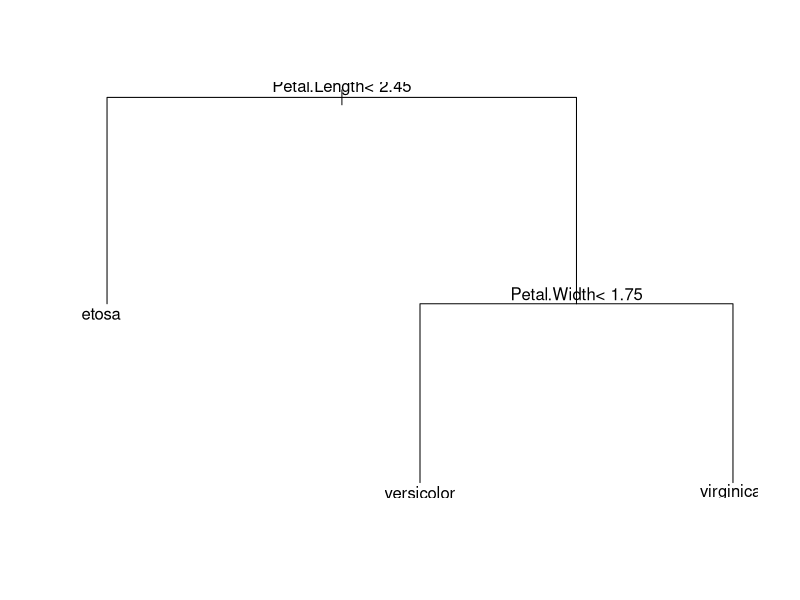

Recreate this plot in R.
library(rpart)
data(iris)
np = ceiling(0.1*nrow(iris))
test.index = sample(1:nrow(iris), np)
iris.testdata = iris[test.index,]
iris.traindata = iris[-test.index,]
iris.tree = rpart(Species ~ Sepal.Length + Sepal.Width + Petal.Length + Petal.Width, method="class", data=iris.traindata)
summary(iris.tree)
plot(iris.tree) ; text(iris.tree)

species.traindata = iris$Species[-test.index]
train.predict = factor(predict(iris.tree, iris.traindata, type='class'), levels=levels(species.traindata))
table.traindata = table(species.traindata, train.predict)
table.traindata
correct.traindata= 100*(sum(diag(table.traindata))/sum(table.traindata))
correct.traindata

species.testdata = iris$Species[test.index]
test.predict = factor(predict(iris.tree, iris.testdata, type='class'), levels=levels(species.testdata))
table.testdata = table(species.testdata, test.predict)
table.testdata
correct.testdata = 100*(sum(diag(table.testdata))/sum(table.testdata))
correct.testdata
